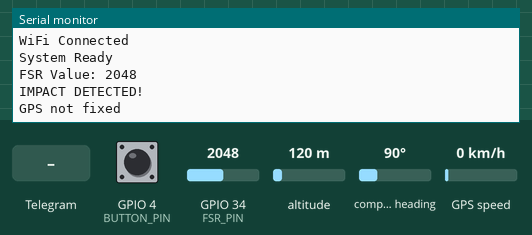
This sketch was run on a simulated ESP32. On the bench: the last lines printed to the serial monitor. Inputs (shaded band) come from the test bench; at power-on: GPIO 34 (FSR_PIN) = 2048, GPIO 4 (BUTTON_PIN) HIGH, altitude 120 m, compass heading 90°, GPS speed 0 km/h. WiFi joins after 1.5 s; servers stay silent unless stated; the GPS gets a fix after 3 s at 37.7749, -122.4194 with 8 satellites.

Above: at 2.7 s.
2.8 s: GPIO 34 (FSR_PIN) set to 1930
4.3 s: Telegram message "/location" received
At 7.68 s:
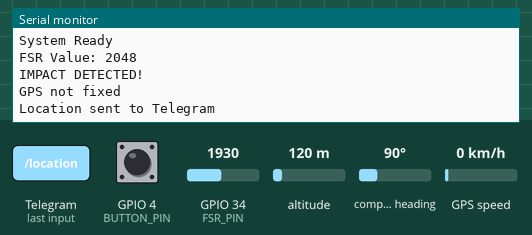
8.9 s: GPIO 4 (BUTTON_PIN) pulled LOW for 1 s
At 9.37 s:
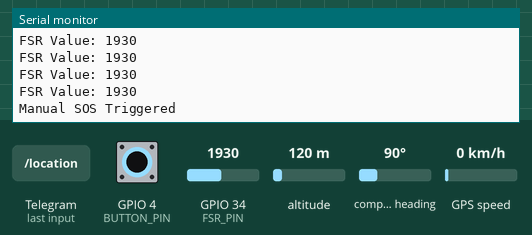
11.4 s: GPIO 34 (FSR_PIN) set to 2040
At 11.69 s:
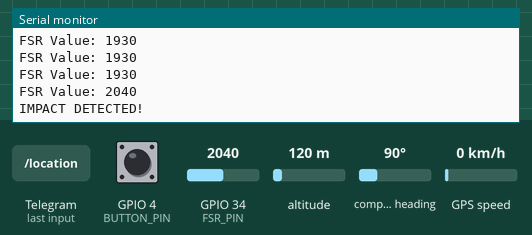
Timing chart, 0 to 13.9 s (numbered marks = the images above; inputs shaded):
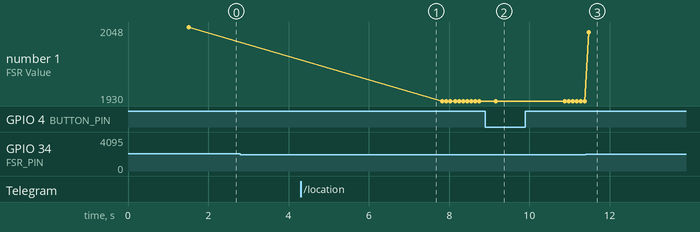

Measured:
- after the input at 4.3 s, the serial monitor: prints a new line after 3.1 s (image 1)
- after the input at 8.9 s, the serial monitor: prints a new line after 0.26 s (image 2)
- after the input at 11.4 s, the serial monitor: prints a new line after 0.08 s (image 3)
- plotted number 1: 1930 → 2040 after the input at 11.4 s

The sketch:

impact_detection_esp32.ino
```cpp
#include <WiFi.h>
#include <WiFiClientSecure.h>
#include <UniversalTelegramBot.h>
#include <ArduinoJson.h>
#include <TinyGPS++.h>
#include <HardwareSerial.h>

// --- Configuration ---
const char* ssid = "YOUR_WIFI_SSID";
const char* password = "YOUR_WIFI_PASSWORD";

#define BOTtoken "YOUR_TELEGRAM_BOT_TOKEN"
#define CHAT_ID "YOUR_TELEGRAM_CHAT_ID"

// --- Pins ---
#define FSR_PIN 34       // Analog pin for FSR
#define BUTTON_PIN 4     // Manual SOS button
#define GPS_RX 16
#define GPS_TX 17

// --- FSR Threshold ---
const int FSR_THRESHOLD = 2000;
// Adjust according to your sensor values

// --- Telegram Timing ---
unsigned long botRequestDelay = 1000;
unsigned long lastTimeBotRan;

// --- Objects ---
WiFiClientSecure client;
UniversalTelegramBot bot(BOTtoken, client);

HardwareSerial GPSSerial(1);
TinyGPSPlus gps;

// =====================================================
// FUNCTION TO SEND LOCATION
// =====================================================
void sendLocationToTelegram(bool isImpact = false) {

  // Read GPS data
  while (GPSSerial.available()) {
    gps.encode(GPSSerial.read());
  }

  if (gps.location.isValid()) {

    String message;

    if (isImpact) {
      message = "⚠️ IMPACT DETECTED!\n";
    } else {
      message = "📍 Manual Location Update\n";
    }

    message += "Location:\n";
    message += "http://www.google.com/maps/place/";
    message += String(gps.location.lat(), 6);
    message += ",";
    message += String(gps.location.lng(), 6);

    bot.sendMessage(CHAT_ID, message, "");

    Serial.println("Location sent to Telegram");

  } else {

    bot.sendMessage(CHAT_ID,
                    "⚠️ Impact detected but GPS signal not available!",
                    "");

    Serial.println("GPS not fixed");
  }
}

// =====================================================
// SETUP
// =====================================================
void setup() {

  Serial.begin(115200);

  // GPS Serial
  GPSSerial.begin(9600, SERIAL_8N1, GPS_RX, GPS_TX);

  // Pins
  pinMode(BUTTON_PIN, INPUT_PULLUP);

  // WiFi Connection
  WiFi.begin(ssid, password);

  client.setCACert(TELEGRAM_CERTIFICATE_ROOT);

  Serial.print("Connecting to WiFi");

  while (WiFi.status() != WL_CONNECTED) {
    delay(500);
    Serial.print(".");
  }

  Serial.println("\nWiFi Connected");
  Serial.println("System Ready");
}

// =====================================================
// LOOP
// =====================================================
void loop() {

  // ---------------------------------
  // Read GPS Continuously
  // ---------------------------------
  while (GPSSerial.available()) {
    gps.encode(GPSSerial.read());
  }

  // ---------------------------------
  // Read FSR Sensor
  // ---------------------------------
  int fsrValue = analogRead(FSR_PIN);

  Serial.print("FSR Value: ");
  Serial.println(fsrValue);

  // Detect Strong Pressure/Impact
  if (fsrValue > FSR_THRESHOLD) {

    Serial.println("IMPACT DETECTED!");

    sendLocationToTelegram(true);

    delay(5000); // Prevent multiple alerts
  }

  // ---------------------------------
  // Manual SOS Button
  // ---------------------------------
  if (digitalRead(BUTTON_PIN) == LOW) {

    Serial.println("Manual SOS Triggered");

    sendLocationToTelegram(false);

    delay(1000);
  }

  // ---------------------------------
  // Telegram Commands
  // ---------------------------------
  if (millis() > lastTimeBotRan + botRequestDelay) {

    int numNewMessages =
      bot.getUpdates(bot.last_message_received + 1);

    while (numNewMessages) {

      for (int i = 0; i < numNewMessages; i++) {

        String text = bot.messages[i].text;

        if (text == "/location") {
          sendLocationToTelegram(false);
        }
      }

      numNewMessages =
        bot.getUpdates(bot.last_message_received + 1);
    }

    lastTimeBotRan = millis();
  }

  delay(100);
}
```
